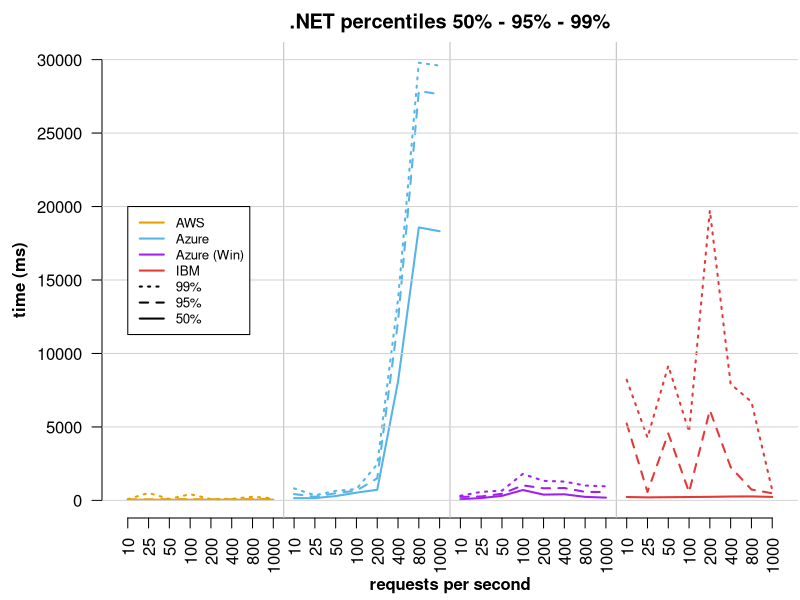

Source code (R):
x <- read.csv("percentile_latency_dotnet.csv",header=T,sep=",")
x <- t(x)
aws_node_50 <- as.numeric(x[2,1:32])
aws_node_95 <- as.numeric(x[3,1:32])
aws_node_99 <- as.numeric(x[4,1:32])
azure_node_50 <- as.numeric(x[5,1:32])
azure_node_95 <- as.numeric(x[6,1:32])
azure_node_99 <- as.numeric(x[7,1:32])
azure_win_node_50 <- as.numeric(x[8,1:32])
azure_win_node_95 <- as.numeric(x[9,1:32])
azure_win_node_99 <- as.numeric(x[10,1:32])
ibm_node_50 <- as.numeric(x[11,1:32])
ibm_node_95 <- as.numeric(x[12,1:32])
ibm_node_99 <- as.numeric(x[13,1:32])
png(file = "plot_percentile_latency_dotnet.png", width=1200, height=700, units="px", pointsize=24)
par(mar=c(4,5,2,0)+.1)
plot(aws_node_50, type="l", lwd=2, lty=1, col = "#E69F00", xlab = expression(bold("requests per second")), ylab = "", main = ".NET percentiles 50% - 95% - 99%",ylim=c(0,30000), xaxt="n", las=1, frame=FALSE)
axis(1, at=1:32, labels=c("10", "25", "50", "100", "200", "400", "800", "1000", "10", "25", "50", "100", "200", "400", "800", "1000", "10", "25", "50", "100", "200", "400", "800", "1000", "10", "25", "50", "100", "200", "400", "800", "1000"), las=2)
lines(aws_node_95,lty=2, type = "l", lwd=2, col = "#E69F00")
lines(aws_node_99,lty=3, type = "l", lwd=2, col = "#E69F00")
lines(azure_node_50,lty=1, type = "l", lwd=2, col = "#56B4E9")
lines(azure_node_95,lty=2, type = "l", lwd=2, col = "#56B4E9")
lines(azure_node_99,lty=3, type = "l", lwd=2, col = "#56B4E9")
lines(azure_win_node_50,lty=1, type = "l", lwd=2, col = "purple")
lines(azure_win_node_95,lty=2, type = "l", lwd=2, col = "purple")
lines(azure_win_node_99,lty=3, type = "l", lwd=2, col = "purple")
lines(ibm_node_50,lty=1, type = "l", lwd=2, col = "#E33939")
lines(ibm_node_95,lty=2, type = "l", lwd=2, col = "#E33939")
lines(ibm_node_99,lty=3, type = "l", lwd=2, col = "#E33939")
abline(v=c(8.5,16.5,24.5), col="gray")
grid (NULL,NULL,nx=0,col = "lightgray")
legend(1, 20000, legend=c("AWS", "Azure", "Azure (Win)", "IBM", "99%", "95%", "50%"),
col=c("#E69F00", "#56B4E9", "purple", "#E33939", "black", "black", "black"), lwd=2,
lty=c(1,1,1,1,3,2,1), cex=0.8)
title(ylab = expression(bold("time (ms)")), mgp=c(3.5,1,1))
